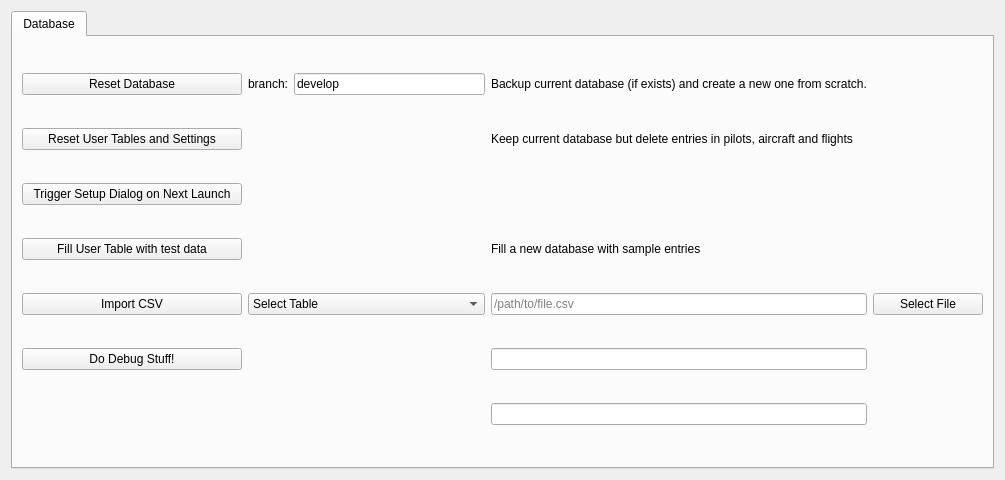
<?xml version="1.0" encoding="UTF-8"?>
<ui version="4.0">
 <class>DebugWidget</class>
 <widget class="QWidget" name="DebugWidget">
  <property name="geometry">
   <rect>
    <x>0</x>
    <y>0</y>
    <width>1005</width>
    <height>480</height>
   </rect>
  </property>
  <property name="windowTitle">
   <string>Form</string>
  </property>
  <layout class="QGridLayout" name="gridLayout">
   <item row="0" column="0">
    <widget class="QTabWidget" name="tabWidget">
     <property name="currentIndex">
      <number>0</number>
     </property>
     <widget class="QWidget" name="databaseTab">
      <attribute name="title">
       <string>Database</string>
      </attribute>
      <layout class="QGridLayout" name="gridLayout_2">
       <item row="0" column="0">
        <widget class="QPushButton" name="resetDatabasePushButton">
         <property name="minimumSize">
          <size>
           <width>220</width>
           <height>0</height>
          </size>
         </property>
         <property name="text">
          <string>Reset Database</string>
         </property>
        </widget>
       </item>
       <item row="0" column="2">
        <widget class="QLineEdit" name="branchLineEdit">
         <property name="text">
          <string>develop</string>
         </property>
         <property name="placeholderText">
          <string>develop</string>
         </property>
        </widget>
       </item>
       <item row="5" column="0">
        <widget class="QPushButton" name="debugPushButton">
         <property name="text">
          <string>Do Debug Stuff!</string>
         </property>
        </widget>
       </item>
       <item row="4" column="4">
        <widget class="QPushButton" name="selectCsvPushButton">
         <property name="minimumSize">
          <size>
           <width>110</width>
           <height>0</height>
          </size>
         </property>
         <property name="text">
          <string>Select File</string>
         </property>
        </widget>
       </item>
       <item row="0" column="1">
        <widget class="QLabel" name="branchLabel">
         <property name="text">
          <string>branch:</string>
         </property>
        </widget>
       </item>
       <item row="3" column="3">
        <widget class="QLabel" name="label_3">
         <property name="text">
          <string>Fill a new database with sample entries</string>
         </property>
        </widget>
       </item>
       <item row="3" column="0">
        <widget class="QPushButton" name="fillUserDataPushButton">
         <property name="text">
          <string>Fill User Table with test data</string>
         </property>
        </widget>
       </item>
       <item row="0" column="3">
        <widget class="QLabel" name="label">
         <property name="text">
          <string>Backup current database (if exists) and create a new one from scratch.</string>
         </property>
        </widget>
       </item>
       <item row="4" column="0">
        <widget class="QPushButton" name="importCsvPushButton">
         <property name="minimumSize">
          <size>
           <width>110</width>
           <height>0</height>
          </size>
         </property>
         <property name="text">
          <string>Import CSV</string>
         </property>
        </widget>
       </item>
       <item row="1" column="0">
        <widget class="QPushButton" name="resetUserTablesPushButton">
         <property name="minimumSize">
          <size>
           <width>220</width>
           <height>0</height>
          </size>
         </property>
         <property name="text">
          <string>Reset User Tables and Settings</string>
         </property>
        </widget>
       </item>
       <item row="6" column="3">
        <widget class="QLineEdit" name="debug2LineEdit"/>
       </item>
       <item row="4" column="1" colspan="2">
        <widget class="QComboBox" name="tableComboBox">
         <property name="minimumSize">
          <size>
           <width>110</width>
           <height>0</height>
          </size>
         </property>
         <item>
          <property name="text">
           <string>Select Table</string>
          </property>
         </item>
        </widget>
       </item>
       <item row="4" column="3">
        <widget class="QLineEdit" name="importCsvLineEdit">
         <property name="minimumSize">
          <size>
           <width>110</width>
           <height>0</height>
          </size>
         </property>
         <property name="placeholderText">
          <string>/path/to/file.csv</string>
         </property>
        </widget>
       </item>
       <item row="1" column="3">
        <widget class="QLabel" name="label_2">
         <property name="text">
          <string>Keep current database but delete entries in pilots, aircraft and flights</string>
         </property>
        </widget>
       </item>
       <item row="5" column="3">
        <widget class="QLineEdit" name="debugLineEdit"/>
       </item>
       <item row="2" column="0">
        <widget class="QPushButton" name="pushButton">
         <property name="text">
          <string>Trigger Setup Dialog on Next Launch</string>
         </property>
        </widget>
       </item>
      </layout>
     </widget>
    </widget>
   </item>
  </layout>
 </widget>
 <resources/>
 <connections/>
</ui>
